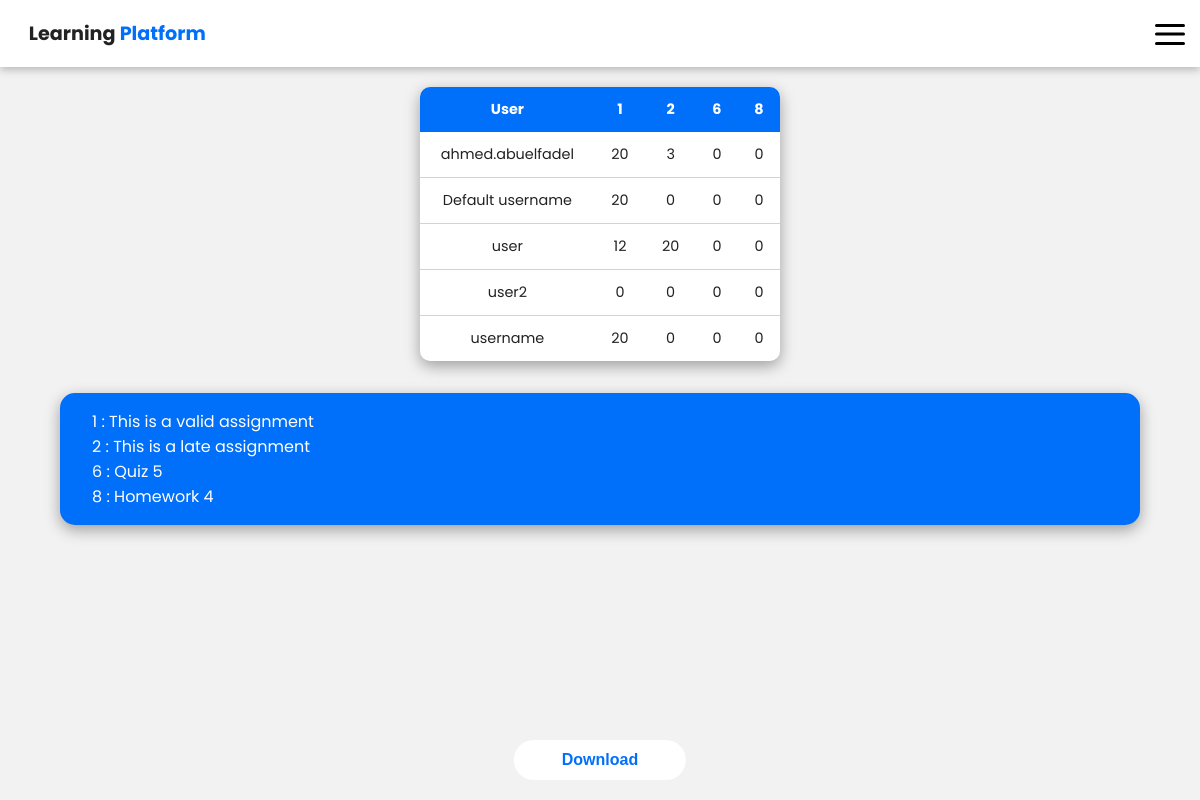
/viewprogress.php (signed in), run on the app's committed database.
### tables this page shows
CREATE TABLE `progress` (
  `UserID` varchar(40) NOT NULL,
  `1` int(11) NOT NULL DEFAULT 0,
  `2` int(11) NOT NULL DEFAULT 0,
  `6` int(11) NOT NULL DEFAULT 0,
  `8` int(11) NOT NULL
);

CREATE TABLE `assignments` (
  `AssignmentID` int(11) NOT NULL,
  `Description` varchar(250) NOT NULL,
  `DueDate` datetime NOT NULL,
  `MaxGrade` int(11) NOT NULL DEFAULT 100
);

### viewprogress.php (the view, shortened to what this page needs)
<html lang="en">
<head>
    <link rel="stylesheet" href="styles.css">
</head>
<body>
    <?php
        $ali = false;
        if(isset($_SESSION['adminloggedin'])){
            $ali = $_SESSION['adminloggedin'];}
        if($ali == true){
            include "configusers.php";
            $out = '<table class="table"><thead><tr>';
            $arr = getArray($db);
            $count = count($arr);
            $out .="<th>User</th>";
            for($i = 0; $i<$count; $i++){
                $out .="<th>$arr[$i]</th>";
            }
            $out .="</tr></thead><tbody>";
            $fetch = $db->query("SELECT * FROM `progress`");
            while($each = $fetch->fetch_assoc()){
                $out .="<tr>";
                $useridstring = 'UserID';
                $out .="<td>$each[$useridstring]</td>";
                for($i = 0; $i<$count; $i++){
                    $ass = $arr[$i];
                    $out .="<td>$each[$ass]</td>";
                }
                $out .="</tr>";
            }
            $out .="</tbody></table>";
            echo "$out";
            displayAssignmentDetails($db);
            ?>
            <form method="POST" enctype="multipart/form-data">
                <input type="submit" name="export" value="Download" class="submit">
            </form>
            <?php
        }else{
            echo "Access denied<br>";
            echo '<a href="signin.php">Go Home</a><br>';;}
        function getArray($db){
            $all = $db->query("SELECT `AssignmentID` FROM `assignments`");
            $return = [];
            while($x = $all->fetch_assoc()){
                $y = $x['AssignmentID'];
                array_push($return, $y);
            }
            return $return;
        }
        function displayAssignmentDetails($db){
            $all = $db->query("SELECT * FROM `assignments`");
            echo "<div class='all-quest'>";
            echo "<div class='qa-cont'>";
            while($x = $all->fetch_assoc()){
                echo $x['AssignmentID']." : ";
                echo $x['Description']."<br>";
            }
            echo "</div>";
            echo "</div>";
        }
    ?>
</body>
</html>

### styles.css (style rules this page uses)
:root { --background-color: #F2F2F2; --dark-grey:#222222; --light-grey: #dddddd; --primary-color: #006ff9; --secondary-color: #005ff3; --primary-color-light: #85bcff; }
* { margin: 0; padding: 0; box-sizing: border-box; }
body { font-family: "Poppins"; min-width: 370px; max-height: 900px; overflow-x: hidden; }
form { padding: 1em; }
::placeholder { font-size: 0.7rem; font-family: "Roboto"; color: #adadad; }
.submit { color: var(--primary-color); border: none; font-size: 0.8em; font-weight: bold; border-radius: 25px; padding: 0.7em 3em; background-color: white; cursor: pointer; position: absolute; left:50%; transform: translateX(-50%); bottom:20px; margin-top: 1em; }
.table { border-collapse: collapse; margin: 20px auto; font-size: 0.9em; min-width: 360px; text-align: center; background-color: white; border-radius: 10px; min-height: 150px; box-shadow: rgba(0, 0, 0, 0.35) 0px 5px 15px; }
.table th, .table td { padding: 12px 15px; }
.table thead th:not(:first-child) { text-align: center; }
.table tbody tr:not(:last-child) { border-bottom: 1px solid lightgray; }
.all-quest { margin-top: 2em; }
.qa-cont { position: relative; color: white; width: 90vw; background-color: #006ff9; border-radius: 15px; box-shadow: rgba(0, 0, 0, 0.35) 0px 5px 15px; padding: 1em 2em; margin: 1em auto; }
.table thead { background-color: var(--primary-color); color: white; }
.table thead th:first-child { border-radius: 10px 0 0 0; }
.table thead th:last-child { border-radius: 0 10px 0 0; }
@media screen and (min-width: 600px) { ::placeholder { font-size: 0.9em; } }
@media screen and (min-width: 600px) { .submit { font-size: 1em; } }

### nav-style.css (style rules this page uses)
:root { --background-color: #F2F2F2; --dark-grey:#222222; --light-grey: #272727; --primary-color: #006ff9; --secondary-color: #005ff3; }
* { margin: 0; padding: 0; }
body { font-family: "Poppins"; background-color: var(--background-color); color: var(--dark-grey); min-width: 370px; overflow-x: hidden; }
.nav { display: flex; padding: 0; background-color: white; -webkit-box-shadow: rgba(0, 0, 0, 0.24) 0px 3px 8px; box-shadow: rgba(0, 0, 0, 0.24) 0px 3px 8px; align-items: center; }
.nav .logo { margin: 1em 1.5em; font-size: 1.2em; }
.nav .logo span { color:#006ff9; }
* { margin:0; padding:0; box-sizing:border-box; }
.menu { z-index: 999; width:40px; height:40px; border-radius:5px; cursor:pointer; margin: 10px; display: flex; justify-content: center; align-items: center; margin-left:auto; }
.menu div { width:30px; height:30px; position: relative; }
.menu span { width:30px; background:black; height:3px; border-radius:5px; display:block; position: absolute; top: 50%; left: 50%; transform: translate(-50%, -50%); transition: transform 0.5s, width 0.5s; }
.menu #line1 { transform: translate(-50%,-10px); }
.menu #line3 { transform: translate(-50%,8px); }

### data on the page
progress: UserID "ahmed.abuelfadel", 1 "20", 2 "3", ass "0"
progress: UserID "Default username", 1 "20", 2 "0", ass "0"
progress: UserID "user", 1 "12", 2 "20", ass "0"
progress: UserID "user2", 1 "0", 2 "0", ass "0"
progress: UserID "username", 1 "20", 2 "0", ass "0"
assignments: AssignmentID "1", Description "This is a valid assignment"
assignments: AssignmentID "2", Description "This is a late assignment"
assignments: AssignmentID "6", Description "Quiz 5"
assignments: AssignmentID "8", Description "Homework 4"

### other printed values
$arr[$i] "1"
$arr[$i] "2"
$arr[$i] "6"
$arr[$i] "8"
